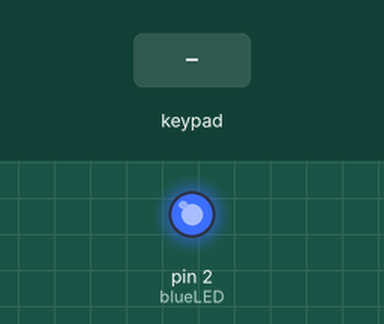
A sketch run on a simulated Arduino Uno, built with avr-gcc and run on an emulated ATmega328P. On the bench: output pins drawn as LEDs (lit = HIGH). Inputs (shaded band) come from the test bench. What the sketch prints to the serial monitor is not drawn.

Above: at 1.2 s.
1.3 s: key '1' pressed
Timing chart, 0 to 4.3 s (numbered marks = the images above; inputs shaded):
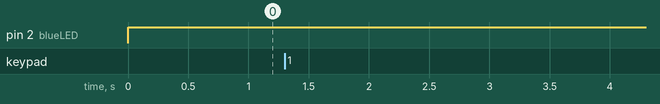

The sketch:

rfid_lock.ino
```cpp
#include <Keypad.h>
// #include <LiquidCrystal_I2C.h>

const byte columns = 3;
const byte rows = 3;

byte rowPins[rows] = {A2, 4, 5};
byte columnPins[columns] = {A3, A4, A5};

char keys[rows][columns] = {
  {'1', '2', '3'},
  {'4', '5', '6'},
  {'7', '8', '9'},
};

Keypad theKeypad = Keypad(makeKeymap(keys), rowPins, columnPins, rows, columns);
// LiquidCrystal_I2C screen = LiquidCrystal_I2C(0x27, 16, 2);


int blueLED = 2;
int yellowLED = 1;
int redLED = 0;

void setup() {
  pinMode(yellowLED, OUTPUT);
  pinMode(redLED, OUTPUT);
  pinMode(blueLED, OUTPUT);

  Serial.begin(9600);

  // screen.begin(16, 2);
  // screen.backlight();

}

void loop() {
  Serial.println("Waiting for button press...");
  digitalWrite(blueLED, HIGH);
  char keyPress = '\0'; // Initialize to null character
  while (!keyPress) {
    keyPress = theKeypad.getKey(); // Continuously check for a key press
  }

  // A key was pressed
  Serial.print("Button pressed: ");
  Serial.println(keyPress);
}
```

Measured:
- after the input at 1.3 s, every drawn part: stays the same
